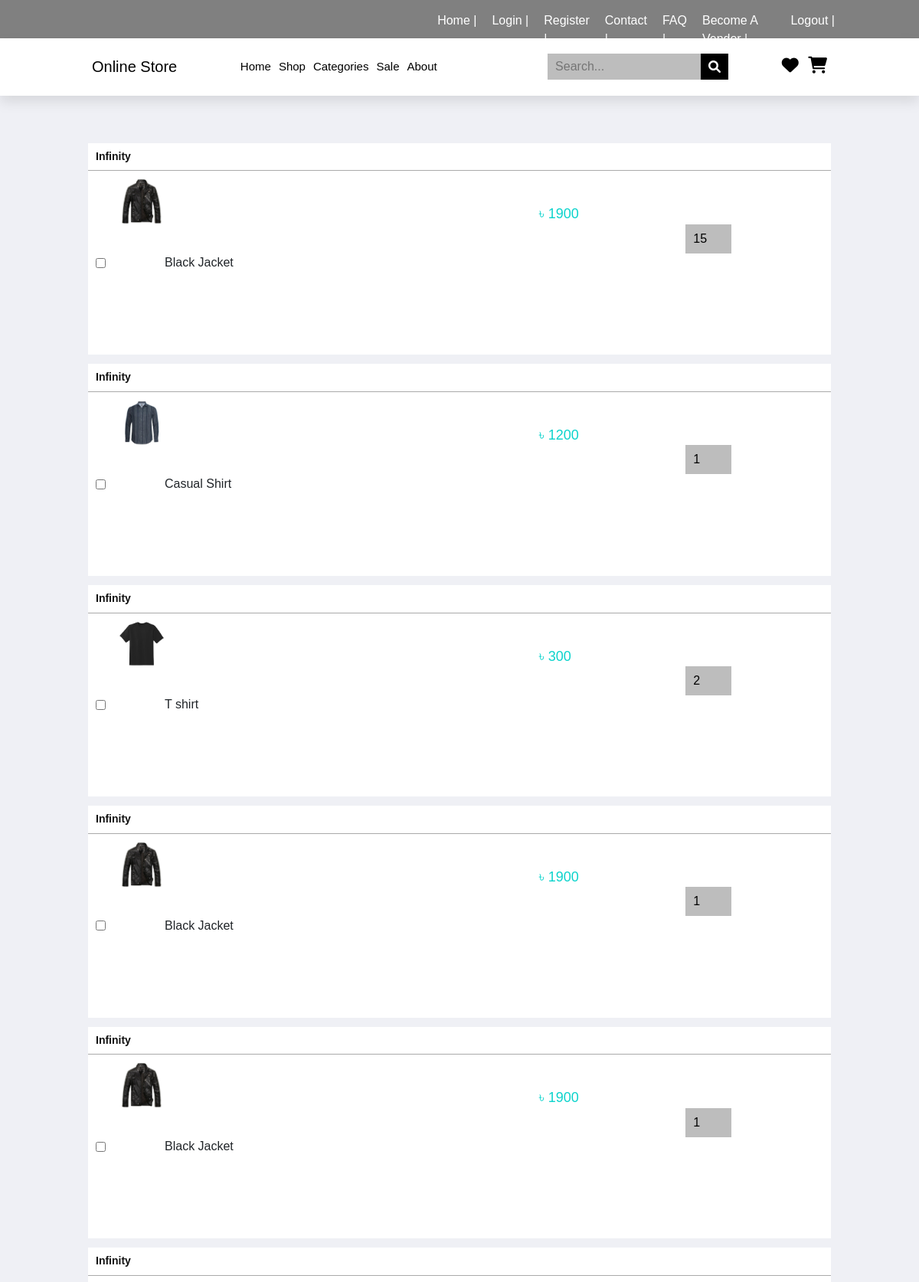
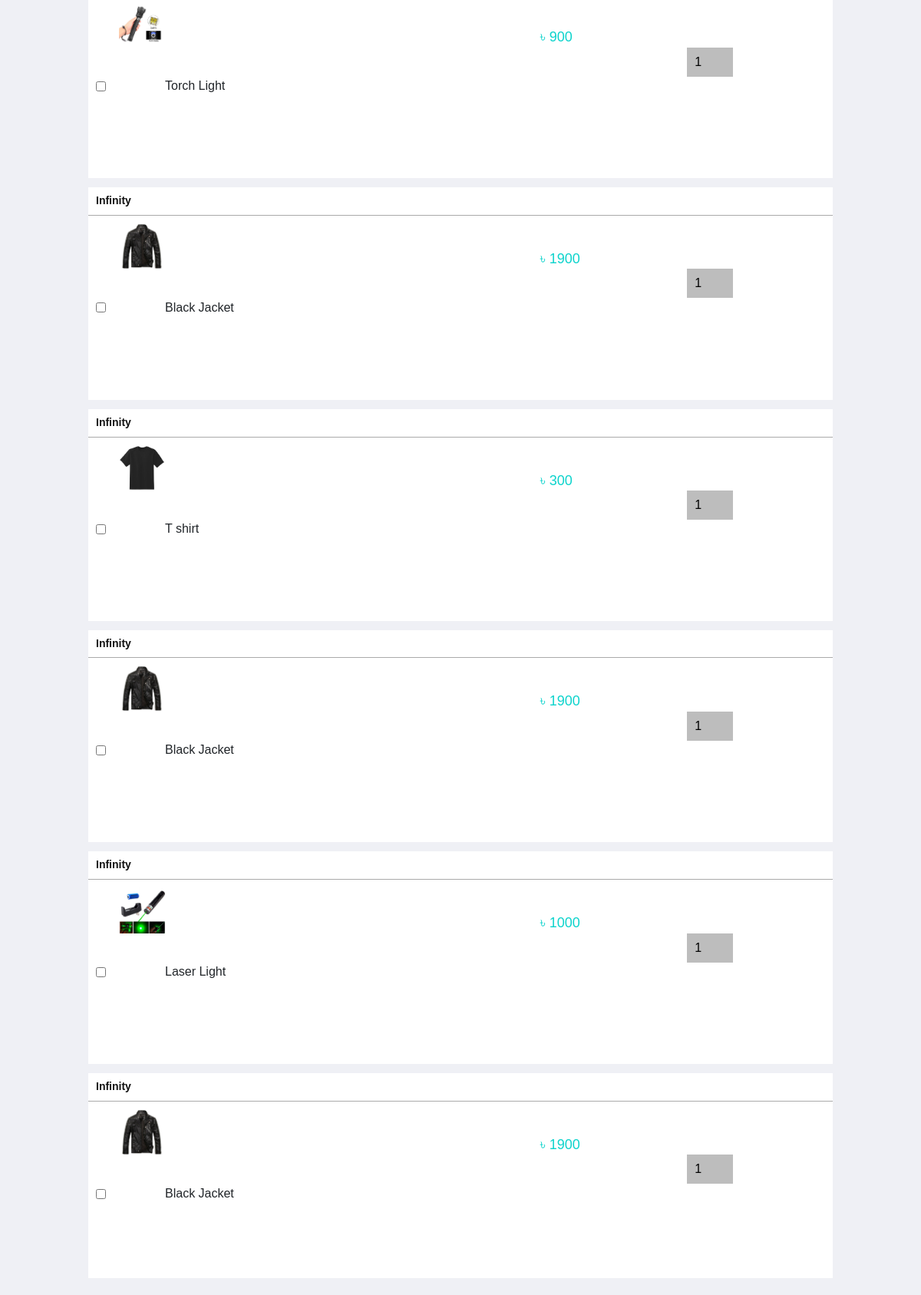
The app's page /cart.php (signed in, upper part) with its own data (2 pictures, top to bottom).
### tables this page shows
CREATE TABLE `products` (
  `product_id` int(11) NOT NULL,
  `name` varchar(100) NOT NULL,
  `description` text NOT NULL,
  `category` varchar(100) NOT NULL,
  `price` int(11) NOT NULL,
  `category_id` int(11) NOT NULL,
  `quantity` int(11) NOT NULL,
  `image` varchar(100) NOT NULL,
  `vendor_id` int(11) NOT NULL,
  `brand` varchar(100) NOT NULL,
  `time_and_date` datetime NOT NULL DEFAULT current_timestamp()
);

CREATE TABLE `valid_v` (
  `serial_no` int(11) NOT NULL,
  `company_name` text NOT NULL,
  `email` text NOT NULL,
  `image` text NOT NULL,
  `password/vendor_id` text NOT NULL
);

CREATE TABLE `cart` (
  `id` int(11) NOT NULL,
  `cust_id` int(11) NOT NULL,
  `product_id` int(11) NOT NULL,
  `qty` int(11) NOT NULL
);

### cart.php (the view, shortened to what this page needs)
<!DOCTYPE html>
<html lang="en">
<head>
	<link rel="stylesheet" href="https://cdnjs.cloudflare.com/ajax/libs/font-awesome/6.1.1/css/all.min.css" />
    <link rel="stylesheet" href="assets/css/bootstrap.min.css">
    <link rel="stylesheet" href="assets/fontawesome/css/all.css"><link rel="stylesheet" href="https://cdn.jsdelivr.net/npm/bootstrap@4.0.0/dist/css/bootstrap.min.css">
    <link rel="stylesheet" href="assets/css/style.css">
</head>
<body>
    <div class="topbar">
        <div class="row">
            <div class="col-lg-5">
            </div>
            <div class="col-lg-7">
                <div class="topmenu">
                    <ul>
                        <li><a href="index.php">Home<span>&nbsp;|</span></a></li>
                        <li><a href="login.php">Login<span>&nbsp;|</span></a></li>
                        <li><a href="registration.php">Register <span>|</span></a></li>
                        <li><a href="aboutus.php">Contact <span>|</span></a></li>
                        <li><a href="#">FAQ <span>|</span> </a></li>
                        <li><a href="busireq.html">Become A Vendor <span>|</span> </a></li>
                        <li><a href="logout.php">Logout<span>&nbsp;|</span></a></li>
                    </ul>
                </div>
            </div>
            </div>
    </div>
    <div class="nav">
        <a href="#" class="logo">Online Store</a>
        <nav class="navbar">
            <a href="#">Home</a>
            <a href="#">Shop</a>
            <a href="#">Categories</a>
            <a href="discount.php">Sale</a>
            <a href="aboutus.php">About</a>
        </nav>
        <table>
            <table>
                <form method="get" action="search.php">
                    <td><input type="search" placeholder="Search..." name="q" class="input"></td>
                    <td>
                        <button type="submit"><i class="fas fa-search ic"></i></button>
                    </td>
                </form>
            </table>
        </table>
        <div class="icons">
            <a href="#" class="fas fa-heart"></a>
            <a href="#" class="fas fa-shopping-cart"></a>
        </div>
    </div>
    <div class="container">
        <div class="content">
            <form action="checkout.php" method="post" id="form">
                    <div class="left">
                    <div class="item grid-container">
                    <?php
                    include('db.php');
                    if(isset($_SESSION['cust_id'])){
                        $id=$_SESSION['cust_id'];
                        $result1=mysqli_query($con, "SELECT * FROM `cart` WHERE cust_id=$id");
                        if(mysqli_num_rows($result1)>0){
                            $i=0;
                            while($pr = mysqli_fetch_assoc($result1)){
                                $pid= $pr['product_id'];
                                $qty=$pr['qty'];
                                $product=mysqli_query($con, "SELECT * FROM `products` WHERE `product_id`= '$pid'");
                                while($pro=mysqli_fetch_assoc($product)){
                                    $price=$pro['price'];
                                    $name=$pro['name'];
                                    $image=$pro['image'];
                                    $vendor= mysqli_query($con, "SELECT `company_name` FROM `valid_v`");
                                    if($v=mysqli_fetch_assoc($vendor)){
                                        echo "<div class='company'><h3>".$v['company_name']."</h3></div>";
                                    }
                                    ?>
                                            <div class="center">
                                                <input type="checkbox" class="vehicle input"  id="vehicle0" name="vehicle<?=$i?>" value="<?=$pid?>" onchange="hand(this)">
                                            </div>
                                            <div class="product center">
                                                <div class="img">
                                                    <img src="../ferdous/<?=$image?>" alt="">
                                                </div>
                                                <div class="name">
                                                    <?php
                                                    echo $name;
                                                ?>
                                                </div>
                                            </div>
                                            <div class="price centerr">
                                                <div class="colflex">
                                                    <div class="pric">
                                                        <?php
                                                        echo "৳ ".$price;
                                                        ?>
                                                    </div>
                                                    <div class="flex">
                                                    </div>
                                                </div>
                                            </div>
                                            <div class="qty  centerrr">
                                                <input type="number" name="qty<?=$i?>" value="<?=$qty?>">
                                            </div>
                                    <?php
                                    $i++;
                                }
                            }
                        }
                    }
                    else{
                        echo "something went wrong or you should login";
                    }
                    ?>
                    </div>
                </div>
            </form>
        </div>
    </div>
</body>
</html>

### assets/css/style.css (style rules this page uses)
* { margin: 0; padding: 0; box-sizing: border-box; font-family: Arial, Helvetica, sans-serif; text-decoration: none; border: none; outline: none; }
.topbar { background-color: gray; height: 50px; width: 100%; color: white; padding: 10px 100px; }
.topmenu ul { list-style: none; display: flex; justify-content: flex-end; }
.topmenu ul li a { color:white; text-decoration: none; font-weight: 300; padding: 5px 10px; display: inline-block; }
.nav { position: relative; top: 0; left: 0; bottom: 0; right: 0; background: #fff; display: flex; align-items: center; justify-content: space-between; box-shadow: 0 .5rem 1rem rgba(0, 0, 0, .1); padding: 1.5% 10%; }
.logo { font-size: 20px; color: black; text-decoration: none; }
.navbar a { font-size: 15px; color: black; margin: 0 5px; text-decoration: none; }
.icons a { color: black; font-size: 22px; margin-left: 8px; text-decoration: none; }
input { background-color: #80808085; color: black; padding: 5px 10px; width: 200px; }
.ic { background-color: black; color: white; padding: 9px 10px; cursor: pointer; }
.content { float: left; padding-top: 50px; animation: slide .2s linear .5s backwards; }
.img { position: relative; z-index: 0; padding-bottom: 10rem; float: right; }
.content h3 { font-size: 28px; color: black; }
.product { text-align: center; }

### records on screen
cart: qty "15"
products: valid_v.company_name "Infinity", image (picture), name "Black Jacket", price "1900"
cart: qty1 "1"
products: valid_v.company_name "Infinity", image (picture), name "Casual Shirt", price "1200"
cart: qty "2"
products: valid_v.company_name "Infinity", image (picture), name "T shirt", price "300"
cart: qty "1"
cart: qty "1"
cart: qty "1"
products: valid_v.company_name "Infinity", image (picture), name "Torch Light", price "900"
cart: qty "1"
cart: qty "1"
cart: qty "1"
cart: qty "1"
products: valid_v.company_name "Infinity", image (picture), name "Laser Light", price "1000"
cart: qty "1"
